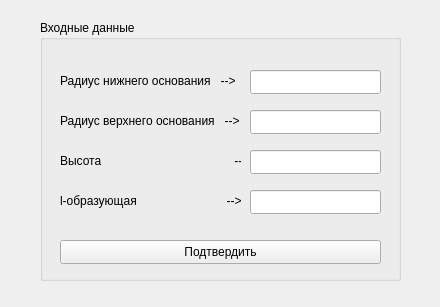
<?xml version="1.0" encoding="UTF-8"?>
<ui version="4.0">
 <class>frustumForm</class>
 <widget class="QWidget" name="frustumForm">
  <property name="geometry">
   <rect>
    <x>0</x>
    <y>0</y>
    <width>440</width>
    <height>307</height>
   </rect>
  </property>
  <property name="windowTitle">
   <string>Form</string>
  </property>
  <widget class="QGroupBox" name="groupBox">
   <property name="geometry">
    <rect>
     <x>40</x>
     <y>20</y>
     <width>361</width>
     <height>261</height>
    </rect>
   </property>
   <property name="title">
    <string>Входные данные</string>
   </property>
   <widget class="QPushButton" name="applyPushButton">
    <property name="geometry">
     <rect>
      <x>20</x>
      <y>220</y>
      <width>321</width>
      <height>24</height>
     </rect>
    </property>
    <property name="text">
     <string>Подтвердить</string>
    </property>
   </widget>
   <widget class="QLabel" name="label_4">
    <property name="geometry">
     <rect>
      <x>20</x>
      <y>50</y>
      <width>181</width>
      <height>21</height>
     </rect>
    </property>
    <property name="text">
     <string>Радиус нижнего основания   --&gt;</string>
    </property>
   </widget>
   <widget class="QLabel" name="label_5">
    <property name="geometry">
     <rect>
      <x>20</x>
      <y>90</y>
      <width>181</width>
      <height>21</height>
     </rect>
    </property>
    <property name="text">
     <string>Радиус верхнего основания   --&gt;</string>
    </property>
   </widget>
   <widget class="QLineEdit" name="radiusDownLineEdit">
    <property name="geometry">
     <rect>
      <x>210</x>
      <y>50</y>
      <width>131</width>
      <height>24</height>
     </rect>
    </property>
   </widget>
   <widget class="QLineEdit" name="radiusHighLineEdit">
    <property name="geometry">
     <rect>
      <x>210</x>
      <y>90</y>
      <width>131</width>
      <height>24</height>
     </rect>
    </property>
   </widget>
   <widget class="QLabel" name="label_6">
    <property name="geometry">
     <rect>
      <x>20</x>
      <y>170</y>
      <width>181</width>
      <height>21</height>
     </rect>
    </property>
    <property name="text">
     <string>l-образующая                           --&gt;</string>
    </property>
   </widget>
   <widget class="QLineEdit" name="lBasedLineEdit">
    <property name="geometry">
     <rect>
      <x>210</x>
      <y>170</y>
      <width>131</width>
      <height>24</height>
     </rect>
    </property>
   </widget>
   <widget class="QLabel" name="label_7">
    <property name="geometry">
     <rect>
      <x>20</x>
      <y>130</y>
      <width>181</width>
      <height>21</height>
     </rect>
    </property>
    <property name="text">
     <string>Высота                                        --&gt;</string>
    </property>
   </widget>
   <widget class="QLineEdit" name="heightLineEdit">
    <property name="geometry">
     <rect>
      <x>210</x>
      <y>130</y>
      <width>131</width>
      <height>24</height>
     </rect>
    </property>
   </widget>
  </widget>
 </widget>
 <resources/>
 <connections/>
</ui>
